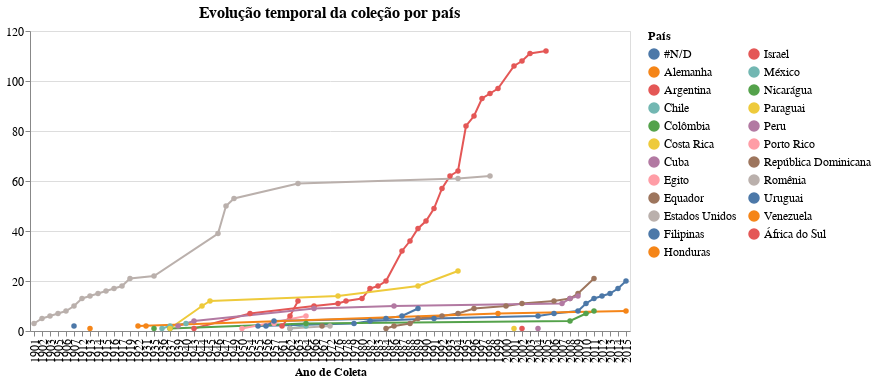

Notebook source saved alongside this figure:
### Code cell
g1 = alt.Chart(teste[teste['pais'] != 'Brasil'], title='Evolução temporal da coleção por país', width=600).mark_line(point=True).encode(
    x= alt.X('ano_coleta', type="ordinal", title='Ano de Coleta'),
    y= alt.Y('cumulative_sum', title='', 
             sort=alt.EncodingSortField('counts', op="count", order='descending')),
    color= alt.Color('pais:N', title='País',
                     legend= alt.Legend(columns=2)),
    tooltip= alt.Tooltip(['pais','ano_coleta','counts'])
)

g1 = g1.configure_title(fontSize=16).configure_axis(
    labelFontSize=12,
    titleFontSize=12
).configure_legend(
    labelFontSize=12,
    titleFontSize=12
)

# g1.save('./graphs/cumCounts/time-spacial/evolucao_por_país.html')

g1

### Figure 1 — Vega-Lite specification as saved in the notebook (floating-point values rounded to 4 significant figures)
{"config": {"view": {"continuousWidth": 400, "continuousHeight": 300}, "axis": {"labelFontSize": 12, "titleFontSize": 12}, "legend": {"labelFontSize": 12, "titleFontSize": 12}, "title": {"fontSize": 16}}, "data": {"name": "data-b66edc6b395e6399fd265a34ab5c61ca"}, "mark": {"type": "line", "point": true}, "encoding": {"color": {"type": "nominal", "field": "pais", "legend": {"columns": 2}, "title": "País"}, "tooltip": [{"type": "nominal", "field": "pais"}, {"type": "quantitative", "field": "ano_coleta"}, {"type": "quantitative", "field": "counts"}], "x": {"type": "ordinal", "field": "ano_coleta", "title": "Ano de Coleta"}, "y": {"type": "quantitative", "field": "cumulative_sum", "sort": {"field": "counts", "op": "count", "order": "descending"}, "title": ""}}, "title": "Evolução temporal da coleção por país", "width": 600, "$schema": "https://vega.github.io/schema/vega-lite/v4.8.1.json", "datasets": {"data-b66edc6b395e6399fd265a34ab5c61ca": [{"ano_coleta": 1955.0, "pais": "#N/D", "counts": 2, "cumulative_sum": 2}, {"ano_coleta": 1979.0, "pais": "#N/D", "counts": 1, "cumulative_sum": 3}, {"ano_coleta": 1982.0, "pais": "#N/D", "counts": 1, "cumulative_sum": 4}, {"ano_coleta": 1991.0, "pais": "#N/D", "counts": 1, "cumulative_sum": 5}, {"ano_coleta": 2004.0, "pais": "#N/D", "counts": 1, "cumulative_sum": 6}, {"ano_coleta": 2006.0, "pais": "#N/D", "counts": 1, "cumulative_sum": 7}, {"ano_coleta": 2009.0, "pais": "#N/D", "counts": 1, "cumulative_sum": 8}, {"ano_coleta": 2010.0, "pais": "#N/D", "counts": 3, "cumulative_sum": 11}, {"ano_coleta": 2011.0, "pais": "#N/D", "counts": 2, "cumulative_sum": 13}, {"ano_coleta": 2012.0, "pais": "#N/D", "counts": 1, "cumulative_sum": 14}, {"ano_coleta": 2013.0, "pais": "#N/D", "counts": 1, "cumulative_sum": 15}, {"ano_coleta": 2014.0, "pais": "#N/D", "counts": 2, "cumulative_sum": 17}, {"ano_coleta": 2015.0, "pais": "#N/D", "counts": 3, "cumulative_sum": 20}, {"ano_coleta": 1913.0, "pais": "Alemanha", "counts": 1, "cumulative_sum": 1}, {"ano_coleta": 1943.0, "pais": "Argentina", "counts": 1, "cumulative_sum": 1}, {"ano_coleta": 1954.0, "pais": "Argentina", "counts": 6, "cumulative_sum": 7}, {"ano_coleta": 1966.0, "pais": "Argentina", "counts": 3, "cumulative_sum": 10}, {"ano_coleta": 1976.0, "pais": "Argentina", "counts": 1, "cumulative_sum": 11}, {"ano_coleta": 1978.0, "pais": "Argentina", "counts": 1, "cumulative_sum": 12}, {"ano_coleta": 1980.0, "pais": "Argentina", "counts": 1, "cumulative_sum": 13}, {"ano_coleta": 1982.0, "pais": "Argentina", "counts": 4, "cumulative_sum": 17}, {"ano_coleta": 1983.0, "pais": "Argentina", "counts": 1, "cumulative_sum": 18}, {"ano_coleta": 1984.0, "pais": "Argentina", "counts": 2, "cumulative_sum": 20}, {"ano_coleta": 1987.0, "pais": "Argentina", "counts": 12, "cumulative_sum": 32}, {"ano_coleta": 1988.0, "pais": "Argentina", "counts": 4, "cumulative_sum": 36}, {"ano_coleta": 1989.0, "pais": "Argentina", "counts": 5, "cumulative_sum": 41}, {"ano_coleta": 1990.0, "pais": "Argentina", "counts": 3, "cumulative_sum": 44}, {"ano_coleta": 1991.0, "pais": "Argentina", "counts": 5, "cumulative_sum": 49}, {"ano_coleta": 1992.0, "pais": "Argentina", "counts": 8, "cumulative_sum": 57}, {"ano_coleta": 1993.0, "pais": "Argentina", "counts": 5, "cumulative_sum": 62}, {"ano_coleta": 1994.0, "pais": "Argentina", "counts": 2, "cumulative_sum": 64}, {"ano_coleta": 1995.0, "pais": "Argentina", "counts": 18, "cumulative_sum": 82}, {"ano_coleta": 1996.0, "pais": "Argentina", "counts": 4, "cumulative_sum": 86}, {"ano_coleta": 1997.0, "pais": "Argentina", "counts": 7, "cumulative_sum": 93}, {"ano_coleta": 1998.0, "pais": "Argentina", "counts": 2, "cumulative_sum": 95}, {"ano_coleta": 1999.0, "pais": "Argentina", "counts": 2, "cumulative_sum": 97}, {"ano_coleta": 2001.0, "pais": "Argentina", "counts": 9, "cumulative_sum": 106}, {"ano_coleta": 2002.0, "pais": "Argentina", "counts": 2, "cumulative_sum": 108}, {"ano_coleta": 2003.0, "pais": "Argentina", "counts": 3, "cumulative_sum": 111}, {"ano_coleta": 2005.0, "pais": "Argentina", "counts": 1, "cumulative_sum": 112}, {"ano_coleta": 1962.0, "pais": "Chile", "counts": 1, "cumulative_sum": 1}, {"ano_coleta": 1964.0, "pais": "Chile", "counts": 1, "cumulative_sum": 2}, {"ano_coleta": 1937.0, "pais": "Colômbia", "counts": 1, "cumulative_sum": 1}, {"ano_coleta": 1964.0, "pais": "Colômbia", "counts": 2, "cumulative_sum": 3}, {"ano_coleta": 2008.0, "pais": "Colômbia", "counts": 1, "cumulative_sum": 4}, {"ano_coleta": 2010.0, "pais": "Colômbia", "counts": 3, "cumulative_sum": 7}, {"ano_coleta": 2011.0, "pais": "Colômbia", "counts": 1, "cumulative_sum": 8}, {"ano_coleta": 2001.0, "pais": "Costa Rica", "counts": 1, "cumulative_sum": 1}, {"ano_coleta": 2004.0, "pais": "Cuba", "counts": 1, "cumulative_sum": 1}, {"ano_coleta": 1957.0, "pais": "Egito", "counts": 3, "cumulative_sum": 3}, {"ano_coleta": 1984.0, "pais": "Equador", "counts": 1, "cumulative_sum": 1}, {"ano_coleta": 1986.0, "pais": "Equador", "counts": 1, "cumulative_sum": 2}, {"ano_coleta": 1988.0, "pais": "Equador", "counts": 1, "cumulative_sum": 3}, {"ano_coleta": 1989.0, "pais": "Equador", "counts": 2, "cumulative_sum": 5}, {"ano_coleta": 1992.0, "pais": "Equador", "counts": 1, "cumulative_sum": 6}, {"ano_coleta": 1994.0, "pais": "Equador", "counts": 1, "cumulative_sum": 7}, {"ano_coleta": 1996.0, "pais": "Equador", "counts": 2, "cumulative_sum": 9}, {"ano_coleta": 2000.0, "pais": "Equador", "counts": 1, "cumulative_sum": 10}, {"ano_coleta": 2002.0, "pais": "Equador", "counts": 1, "cumulative_sum": 11}, {"ano_coleta": 2006.0, "pais": "Equador", "counts": 1, "cumulative_sum": 12}, {"ano_coleta": 2008.0, "pais": "Equador", "counts": 1, "cumulative_sum": 13}, {"ano_coleta": 2009.0, "pais": "Equador", "counts": 2, "cumulative_sum": 15}, {"ano_coleta": 2011.0, "pais": "Equador", "counts": 6, "cumulative_sum": 21}, {"ano_coleta": 1901.0, "pais": "Estados Unidos", "counts": 3, "cumulative_sum": 3}, {"ano_coleta": 1902.0, "pais": "Estados Unidos", "counts": 2, "cumulative_sum": 5}, {"ano_coleta": 1903.0, "pais": "Estados Unidos", "counts": 1, "cumulative_sum": 6}, {"ano_coleta": 1905.0, "pais": "Estados Unidos", "counts": 1, "cumulative_sum": 7}, {"ano_coleta": 1906.0, "pais": "Estados Unidos", "counts": 1, "cumulative_sum": 8}, {"ano_coleta": 1907.0, "pais": "Estados Unidos", "counts": 2, "cumulative_sum": 10}, {"ano_coleta": 1912.0, "pais": "Estados Unidos", "counts": 3, "cumulative_sum": 13}, {"ano_coleta": 1913.0, "pais": "Estados Unidos", "counts": 1, "cumulative_sum": 14}, {"ano_coleta": 1914.0, "pais": "Estados Unidos", "counts": 1, "cumulative_sum": 15}, {"ano_coleta": 1915.0, "pais": "Estados Unidos", "counts": 1, "cumulative_sum": 16}, {"ano_coleta": 1916.0, "pais": "Estados Unidos", "counts": 1, "cumulative_sum": 17}, {"ano_coleta": 1917.0, "pais": "Estados Unidos", "counts": 1, "cumulative_sum": 18}, {"ano_coleta": 1919.0, "pais": "Estados Unidos", "counts": 3, "cumulative_sum": 21}, {"ano_coleta": 1935.0, "pais": "Estados Unidos", "counts": 1, "cumulative_sum": 22}, {"ano_coleta": 1946.0, "pais": "Estados Unidos", "counts": 17, "cumulative_sum": 39}, {"ano_coleta": 1947.0, "pais": "Estados Unidos", "counts": 11, "cumulative_sum": 50}, {"ano_coleta": 1949.0, "pais": "Estados Unidos", "counts": 3, "cumulative_sum": 53}, {"ano_coleta": 1963.0, "pais": "Estados Unidos", "counts": 6, "cumulative_sum": 59}, {"ano_coleta": 1994.0, "pais": "Estados Unidos", "counts": 2, "cumulative_sum": 61}, {"ano_coleta": 1998.0, "pais": "Estados Unidos", "counts": 1, "cumulative_sum": 62}, {"ano_coleta": 1907.0, "pais": "Filipinas", "counts": 2, "cumulative_sum": 2}, {"ano_coleta": 1931.0, "pais": "Honduras", "counts": 2, "cumulative_sum": 2}, {"ano_coleta": 1961.0, "pais": "Israel", "counts": 2, "cumulative_sum": 2}, {"ano_coleta": 1962.0, "pais": "Israel", "counts": 4, "cumulative_sum": 6}, {"ano_coleta": 1963.0, "pais": "Israel", "counts": 6, "cumulative_sum": 12}, {"ano_coleta": 1936.0, "pais": "México", "counts": 1, "cumulative_sum": 1}, {"ano_coleta": 1937.0, "pais": "México", "counts": 1, "cumulative_sum": 2}, {"ano_coleta": 1940.0, "pais": "México", "counts": 1, "cumulative_sum": 3}, {"ano_coleta": 1935.0, "pais": "Nicarágua", "counts": 1, "cumulative_sum": 1}, {"ano_coleta": 1937.0, "pais": "Paraguai", "counts": 1, "cumulative_sum": 1}, {"ano_coleta": 1944.0, "pais": "Paraguai", "counts": 9, "cumulative_sum": 10}, {"ano_coleta": 1945.0, "pais": "Paraguai", "counts": 2, "cumulative_sum": 12}, {"ano_coleta": 1976.0, "pais": "Paraguai", "counts": 2, "cumulative_sum": 14}, {"ano_coleta": 1989.0, "pais": "Paraguai", "counts": 4, "cumulative_sum": 18}, {"ano_coleta": 1994.0, "pais": "Paraguai", "counts": 6, "cumulative_sum": 24}, {"ano_coleta": 1939.0, "pais": "Peru", "counts": 2, "cumulative_sum": 2}, {"ano_coleta": 1943.0, "pais": "Peru", "counts": 2, "cumulative_sum": 4}, {"ano_coleta": 1966.0, "pais": "Peru", "counts": 5, "cumulative_sum": 9}, {"ano_coleta": 1986.0, "pais": "Peru", "counts": 1, "cumulative_sum": 10}, {"ano_coleta": 2007.0, "pais": "Peru", "counts": 1, "cumulative_sum": 11}, {"ano_coleta": 2008.0, "pais": "Peru", "counts": 2, "cumulative_sum": 13}, {"ano_coleta": 2009.0, "pais": "Peru", "counts": 1, "cumulative_sum": 14}, {"ano_coleta": 1950.0, "pais": "Porto Rico", "counts": 1, "cumulative_sum": 1}, {"ano_coleta": 1964.0, "pais": "Porto Rico", "counts": 5, "cumulative_sum": 6}, {"ano_coleta": 1967.0, "pais": "República Dominicana", "counts": 2, "cumulative_sum": 2}, {"ano_coleta": 1962.0, "pais": "Romênia", "counts": 1, "cumulative_sum": 1}, {"ano_coleta": 1972.0, "pais": "Romênia", "counts": 1, "cumulative_sum": 2}, {"ano_coleta": 1956.0, "pais": "Uruguai", "counts": 2, "cumulative_sum": 2}, {"ano_coleta": 1957.0, "pais": "Uruguai", "counts": 2, "cumulative_sum": 4}, {"ano_coleta": 1984.0, "pais": "Uruguai", "counts": 1, "cumulative_sum": 5}, {"ano_coleta": 1987.0, "pais": "Uruguai", "counts": 1, "cumulative_sum": 6}, {"ano_coleta": 1989.0, "pais": "Uruguai", "counts": 3, "cumulative_sum": 9}, {"ano_coleta": 1922.0, "pais": "Venezuela", "counts": 2, "cumulative_sum": 2}, {"ano_coleta": 1999.0, "pais": "Venezuela", "counts": 5, "cumulative_sum": 7}, {"ano_coleta": 2015.0, "pais": "Venezuela", "counts": 1, "cumulative_sum": 8}, {"ano_coleta": 2002.0, "pais": "África do Sul", "counts": 1, "cumulative_sum": 1}]}}
